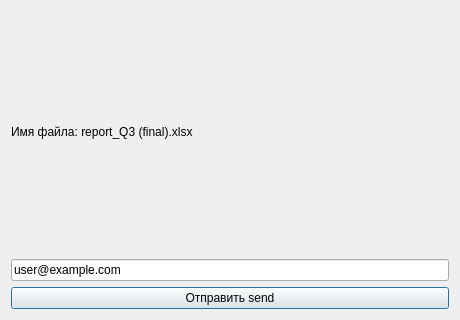
<?xml version="1.0" encoding="UTF-8"?>
<ui version="4.0"><class>Dialog</class><widget class="QDialog" name="Dialog"><property name="geometry"><rect><x>0</x><y>0</y><width>460</width><height>320</height></rect></property><property name="windowTitle"><string>#082 text/167_mixed_ru_en</string></property><layout class="QVBoxLayout" name="verticalLayout"><property name="leftMargin"><number>11</number></property><property name="topMargin"><number>11</number></property><property name="rightMargin"><number>11</number></property><property name="bottomMargin"><number>11</number></property><property name="spacing"><number>6</number></property><item><widget class="QLabel" name="l1"><property name="text"><string>Имя файла: report_Q3 (final).xlsx</string></property></widget></item><item><widget class="QLineEdit" name="e1"><property name="text"><string>user@example.com</string></property></widget></item><item><widget class="QPushButton" name="b1"><property name="text"><string>Отправить send</string></property></widget></item></layout></widget></ui>
